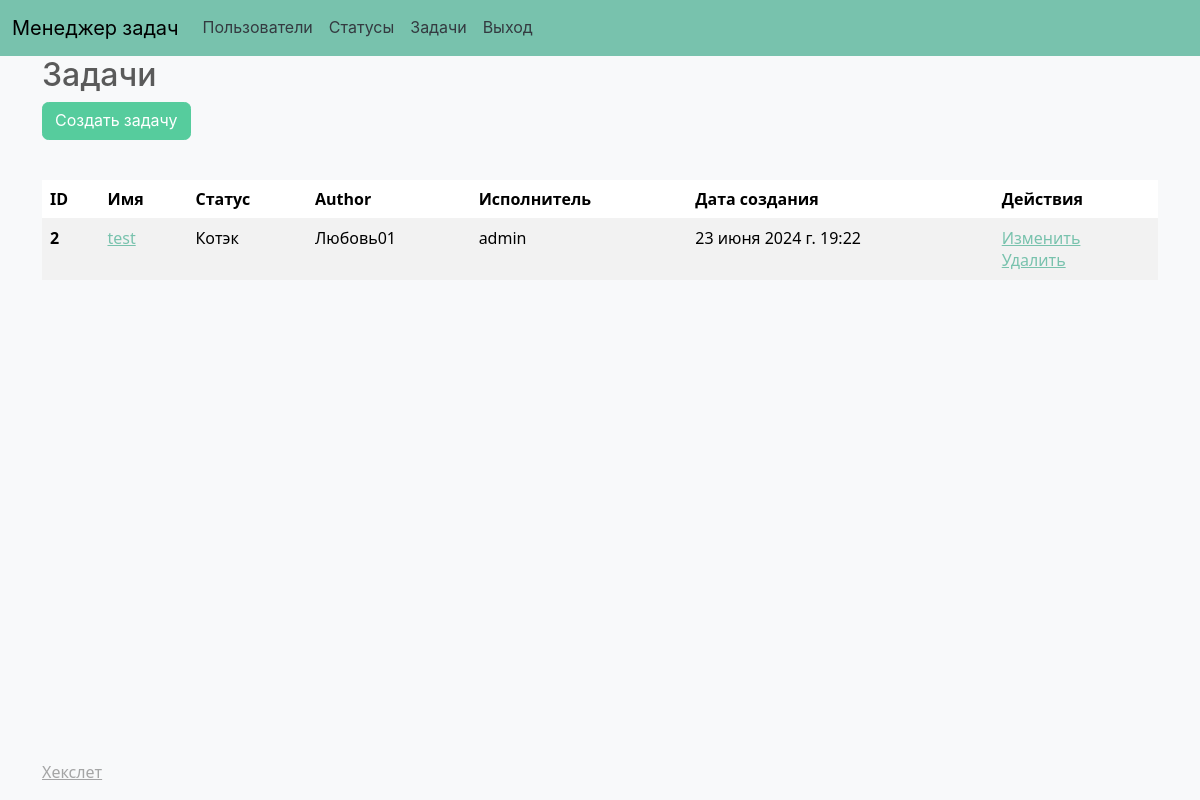
Screenshot of /tasks/ (signed in) with the database file from the repository.
### task_manager/models.py (models this page shows, shortened)
class Task(models.Model):
    name = models.CharField(max_length=100, verbose_name=_('Name'))
    description = models.TextField(verbose_name=_('Description'))
    status = models.ForeignKey(Status, on_delete=models.CASCADE, related_name='tasks', default=1, verbose_name=_('Status'))
    author = models.ForeignKey(CustomUser, related_name='author_tasks', on_delete=models.CASCADE, verbose_name=_('Author'))
    executor = models.ForeignKey(CustomUser, related_name='executor_tasks', on_delete=models.CASCADE, null=True, verbose_name=_('Executor'))
    created_at = models.DateTimeField(auto_now_add=True, verbose_name=_('Дата создания'))
    updated_at = models.DateTimeField(auto_now=True)

class Status(models.Model):
    name = models.CharField(verbose_name=_('Name'), max_length=100, validators=[])
    created_at = models.DateTimeField(auto_now_add=True)

class CustomUser(AbstractUser):
    first_name = models.CharField(max_length=100)
    last_name = models.CharField(max_length=100)
    username = models.CharField(max_length=150, unique=True)
    password = models.CharField(max_length=100)
    REQUIRED_FIELDS = ['first_name', 'last_name']
    def __str__(self):
        return self.username

### task_manager/views.py (the view)
# urls.py: path('tasks/', views.task_list, name='task_list'),
@login_required
def task_list(request):
    tasks = Task.objects.all()
    statuses = Status.objects.all()
    return render(request, 'tasks/tasks.html', {'tasks': tasks, 'statuses': statuses})

### task_manager/templates/tasks/tasks.html (shortened to what this page needs)
{% extends 'base.html' %}
{% load i18n %}
{% block content %}
  <h2>{% trans 'Задачи' %}</h2>
  <a href="{% url 'task_create' %}" class="btn btn-success mb-3">{% trans 'Создать задачу' %}</a>
  <table class="table table-striped mt-4">
    <thead>
      <tr>
        <th scope="col">{% trans 'ID' %}</th>
        <th scope="col">{% trans 'Имя' %}</th>
        <th scope="col">{% trans 'Статус' %}</th>
        <th scope="col">{% trans 'Автор' %}</th>
        <th scope="col">{% trans 'Исполнитель' %}</th>
        <th scope="col">{% trans 'Дата создания' %}</th>
        <th scope="col">{% trans 'Действия' %}</th>
      </tr>
    </thead>
    <tbody>
      {% for task in tasks %}
        <tr>
          <th scope="row">{{ task.id }}</th>
                    <td><a href="{% url 'task_detail' task.id %}">{{ task.name }}</a></td>
          <td>{{ task.status.name }}</td>
          <td>{{ task.author }}</td>
          <td>{{ task.executor }}</td>
          <td>{{ task.created_at }}</td>
          <td>
            <div><a href="{% url 'task_update' task.id %}">{% trans "Изменить" %}</a></div>
            <div><a href="{% url 'task_delete' task.id %}">{% trans "Удалить" %}</a></div>
          </td>
        </tr>
      {% endfor %}
    </tbody>
  </table>
{% endblock %}

### rows the page displays
Task: id "2", name "test", status.name "Котэк", author "Любовь01", executor "admin", created_at "23 июня 2024 г. 19:22"
